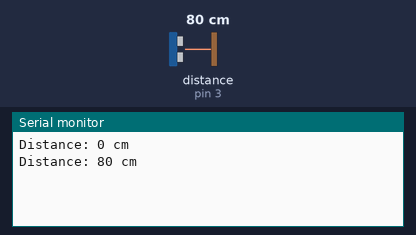
A sketch run on a simulated Arduino Uno, built with avr-gcc and run on an emulated ATmega328P. Shown: the last lines printed to the serial monitor. Wiring (inferred from the names in the program): ultrasonic range finder: trigger pin 2; echo pin 3. The inputs (shaded band) are chosen by the test bench; at power-on: distance to the obstacle (sensor on pin 3) 80 cm. The echo pulse lasts 58.3 µs per cm.

Above: at 1.8 s.
1.9 s: distance to the obstacle (sensor on pin 3) set to 2 cm
At 2.4 s:
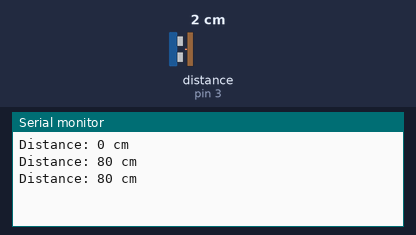
3.4 s: distance to the obstacle (sensor on pin 3) set to 4 cm
At 4.8 s:
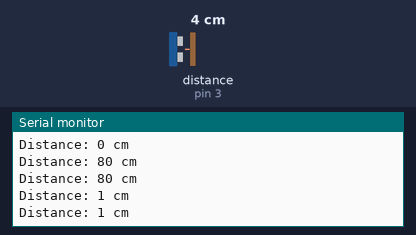
Timing chart, 0 to 6.4 s (numbered marks = the images above; inputs shaded):
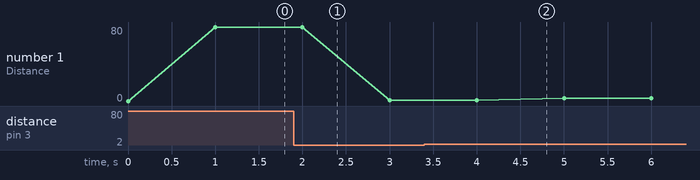

Measured:
- plotted number 1: 80 → 1 after the input at 1.9 s, 1 → 3 after the input at 3.4 s

The sketch:

ultrasonic.ino
```cpp
const int triggerPin = 2;  // Connect Trigger pin of the ultrasonic sensor to digital pin 2
const int echoPin = 3;     // Connect Echo pin of the ultrasonic sensor to digital pin 3

volatile unsigned long pulseWidth = 0;  // Variable to store the pulse width
volatile unsigned long distance = 0;    // Variable to store the calculated distance

void setup() {
  Serial.begin(9600);

  pinMode(triggerPin, OUTPUT);
  pinMode(echoPin, INPUT);

  attachInterrupt(digitalPinToInterrupt(echoPin), measureDistance, CHANGE);
}

void loop() {
  // Trigger the ultrasonic sensor
  digitalWrite(triggerPin, LOW);
  delayMicroseconds(2);
  digitalWrite(triggerPin, HIGH);
  delayMicroseconds(10);
  digitalWrite(triggerPin, LOW);

  // Print the distance
  Serial.print("Distance: ");
  Serial.print(distance);
  Serial.println(" cm");

  delay(1000);  // Delay for one second before the next measurement
}

void measureDistance() {
  if (digitalRead(echoPin) == HIGH) {
    // Start measuring the pulse width when the echo pin goes high
    pulseWidth = micros();
  } else {
    // Calculate the distance when the echo pin goes low
    pulseWidth = micros() - pulseWidth;
    distance = pulseWidth / 58;  // Convert pulse width to distance in centimeters
  }
}
```
